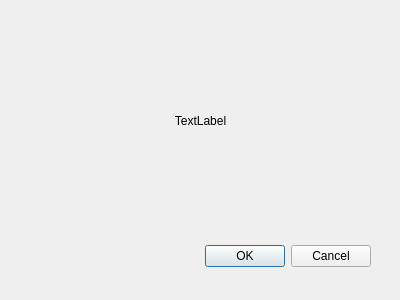
<?xml version="1.0" encoding="UTF-8"?>
<ui version="4.0">
 <class>Dialog</class>
 <widget class="QDialog" name="Dialog">
  <property name="geometry">
   <rect>
    <x>0</x>
    <y>0</y>
    <width>400</width>
    <height>300</height>
   </rect>
  </property>
  <property name="windowTitle">
   <string>Dialog</string>
  </property>
  <widget class="QDialogButtonBox" name="buttonBox">
   <property name="geometry">
    <rect>
     <x>50</x>
     <y>240</y>
     <width>321</width>
     <height>32</height>
    </rect>
   </property>
   <property name="sizePolicy">
    <sizepolicy hsizetype="Fixed" vsizetype="Fixed">
     <horstretch>0</horstretch>
     <verstretch>0</verstretch>
    </sizepolicy>
   </property>
   <property name="orientation">
    <enum>Qt::Horizontal</enum>
   </property>
   <property name="standardButtons">
    <set>QDialogButtonBox::Cancel|QDialogButtonBox::Ok</set>
   </property>
  </widget>
  <widget class="QWidget" name="horizontalLayoutWidget">
   <property name="geometry">
    <rect>
     <x>20</x>
     <y>20</y>
     <width>361</width>
     <height>201</height>
    </rect>
   </property>
   <layout class="QHBoxLayout" name="horizontalLayout">
    <item>
     <widget class="QLabel" name="label">
      <property name="text">
       <string>TextLabel</string>
      </property>
      <property name="alignment">
       <set>Qt::AlignCenter</set>
      </property>
     </widget>
    </item>
   </layout>
  </widget>
 </widget>
 <resources/>
 <connections>
  <connection>
   <sender>buttonBox</sender>
   <signal>accepted()</signal>
   <receiver>Dialog</receiver>
   <slot>accept()</slot>
   <hints>
    <hint type="sourcelabel">
     <x>248</x>
     <y>254</y>
    </hint>
    <hint type="destinationlabel">
     <x>157</x>
     <y>274</y>
    </hint>
   </hints>
  </connection>
  <connection>
   <sender>buttonBox</sender>
   <signal>rejected()</signal>
   <receiver>Dialog</receiver>
   <slot>reject()</slot>
   <hints>
    <hint type="sourcelabel">
     <x>316</x>
     <y>260</y>
    </hint>
    <hint type="destinationlabel">
     <x>286</x>
     <y>274</y>
    </hint>
   </hints>
  </connection>
 </connections>
</ui>
